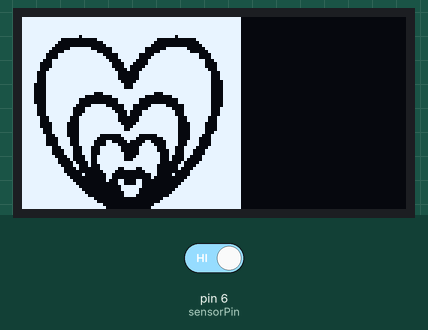
Recording of a sketch running on a simulated Arduino Uno, built with avr-gcc and run on an emulated ATmega328P. Parts: 128×64 one-colour display. The inputs (shaded band) are chosen by the test bench; at power-on: pin 6 (sensorPin) LOW. What the sketch prints to the serial monitor is not drawn.

1.3 s: pin 6 (sensorPin) driven HIGH
Above: at 41.8 s.
Timing chart, 0 to 42.9 s (numbered marks = the images above; inputs shaded):
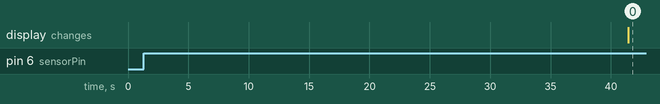

Measured:
- after the input at 1.3 s, the display: changes after 40.1 s (image 0)

The sketch:

rentihongwaiaixin.ino
```cpp
#define  sensorPin  6
#include <U8glib.h>
U8GLIB_SSD1306_128X64 u8g(U8G_I2C_OPT_NONE);  // HW SPI Com: CS = 10, A0 = 9 (Hardware Pins are  SCK = 13 and MOSI = 11)
//-------字体设置，大、中、小
int state;
void setup()
{
  pinMode(sensorPin, INPUT);
  Serial.begin(9600);
}
void loop()
{
  state = digitalRead(sensorPin);
  Serial.println(state);
  if (state == 1)
   {    u8g.firstPage();
    do {
      delay(5000);
static unsigned char u8g_logo_bits[] U8G_PROGMEM = {
0xFF,0xFF,0xFF,0xFF,0xFF,0xFF,0xFF,0xFF,0xFF,0xFF,0xFF,0xFF,0xFF,0xFF,0xFF,0xFF,
0xFF,0xFF,0xFF,0xFF,0xFF,0xFF,0xFF,0xFF,0xFF,0xFF,0xFF,0xFF,0xFF,0xFF,0xFF,0xFF,
0xFF,0xFF,0xFF,0xFF,0xFF,0xFF,0xFF,0xFF,0xFF,0xFF,0xFF,0xFF,0xFF,0xFF,0xFF,0xFF,
0xFF,0xFF,0xFF,0xFF,0xFF,0xFF,0xFF,0xFF,0xFF,0xFF,0xFF,0xFF,0xFF,0xFF,0xF7,0xFF,
0xFF,0xFF,0xF7,0xFF,0xFF,0xFF,0xFF,0x1F,0x00,0xFE,0xFF,0x1F,0x00,0xFC,0xFF,0xFF,
0xFF,0x0F,0x00,0xF8,0xFF,0x0F,0x00,0xF8,0xFF,0xFF,0xFF,0x07,0x00,0xF0,0xFF,0x07,
0x00,0xF0,0xFF,0xFF,0xFF,0x03,0x7F,0xC0,0xFF,0x01,0x7F,0xE0,0xFF,0xFF,0xFF,0xC1,
0xFF,0xC1,0xFF,0xC1,0xFF,0xC0,0xFF,0xFF,0xFF,0xF0,0xFF,0x07,0x7F,0xF0,0xFF,0x87,
0xFF,0xFF,0xFF,0xF0,0xFF,0x0F,0x7F,0xF8,0xFF,0x87,0xFF,0xFF,0x7F,0xFC,0xFF,0x1F,
0x3E,0xFC,0xFF,0x1F,0xFF,0xFF,0x3F,0xFC,0xFF,0x3F,0x1C,0xFC,0xFF,0x1F,0xFE,0xFF,
0x3F,0xFC,0xFF,0x3F,0x0C,0xFE,0xFF,0x1F,0xFE,0xFF,0x3F,0xFE,0xFF,0x7F,0x08,0xFF,
0xFF,0x3F,0xFE,0xFF,0x1F,0xFF,0xFF,0xFF,0x80,0xFF,0xFF,0x7F,0xFC,0xFF,0x1F,0xFF,
0xFF,0xFF,0x80,0xFF,0xFF,0x7F,0xFC,0xFF,0x1F,0xFF,0xFF,0xFF,0x80,0xFF,0xFF,0x7F,
0xFC,0xFF,0x1F,0xFF,0xFF,0xFF,0xC1,0xFF,0xFF,0x7F,0xF8,0xFF,0x0F,0xFF,0xFF,0xFF,
0xE3,0xFF,0xFF,0x7F,0xF8,0xFF,0x0F,0xFF,0xFF,0xFF,0xE3,0xFF,0xFF,0x7F,0xF8,0xFF,
0x0F,0xFF,0xFF,0xFF,0xFF,0xFF,0xFF,0x7F,0xF8,0xFF,0x0F,0xFF,0xFF,0xF8,0xFF,0x8F,
0xFF,0x7F,0xF8,0xFF,0x0F,0xFF,0x1F,0xC0,0xFF,0x01,0xFC,0x7F,0xF8,0xFF,0x0F,0xFF,
0x07,0x00,0x7F,0x00,0xF0,0x7F,0xF8,0xFF,0x0F,0xFF,0x07,0x00,0x7F,0x00,0xF0,0x7F,
0xF8,0xFF,0x1F,0xFF,0x83,0x0F,0x1C,0xF8,0xC0,0x7F,0xF8,0xFF,0x1F,0xFF,0xE1,0x3F,
0x1C,0xFC,0xC3,0x7F,0xFC,0xFF,0x1F,0xFF,0xE1,0x7F,0x08,0xFF,0xC7,0x7F,0xFC,0xFF,
0x1F,0xFF,0xF1,0xFF,0x08,0xFF,0xC7,0x7F,0xFC,0xFF,0x3F,0xFE,0xF8,0xFF,0x80,0xFF,
0x8F,0x3F,0xFE,0xFF,0x3F,0xFE,0xF8,0xFF,0x80,0xFF,0x8F,0x3F,0xFE,0xFF,0x3F,0x7C,
0xF8,0xFF,0xC1,0xFF,0x0F,0x1F,0xFE,0xFF,0x3F,0x7C,0xF8,0xFF,0xE3,0xFF,0x0F,0x1F,
0xFE,0xFF,0x7F,0x7C,0xF8,0xFF,0xF3,0xFF,0x0F,0x1F,0xFE,0xFF,0x7F,0x7C,0xF8,0xFF,
0xFF,0xFF,0x0F,0x1F,0xFF,0xFF,0xFF,0x78,0xF8,0x03,0x7E,0xE0,0x0F,0x8F,0xFF,0xFF,
0xFF,0xF0,0xF8,0x01,0x3C,0x80,0x0F,0x87,0xFF,0xFF,0xFF,0xF0,0xF8,0x30,0x08,0x06,
0x8F,0x87,0xFF,0xFF,0xFF,0xF0,0xF8,0xF0,0x00,0x0F,0x8F,0x87,0xFF,0xFF,0xFF,0xE3,
0x71,0xFC,0x81,0x1F,0xC7,0xC3,0xFF,0xFF,0xFF,0xC3,0x71,0xFC,0x81,0x1F,0xC6,0xE1,
0xFF,0xFF,0xFF,0xC3,0x71,0xFC,0x83,0x3F,0xC6,0xE1,0xFF,0xFF,0xFF,0x87,0x61,0xFE,
0xC3,0x3F,0xC2,0xF0,0xFF,0xFF,0xFF,0x0F,0x61,0xFE,0xE3,0x3F,0x42,0xF0,0xFF,0xFF,
0xFF,0x0F,0x42,0xFE,0xFF,0x3F,0x20,0xF8,0xFF,0xFF,0xFF,0x1F,0x46,0xFC,0xFF,0x1F,
0x30,0xFC,0xFF,0xFF,0xFF,0x3F,0x04,0xFC,0x3C,0x1F,0x10,0xFE,0xFF,0xFF,0xFF,0x3F,
0x00,0x78,0x00,0x1E,0x00,0xFF,0xFF,0xFF,0xFF,0x7F,0x10,0x30,0x00,0x18,0x04,0xFF,
0xFF,0xFF,0xFF,0xFF,0x00,0x30,0x00,0x08,0x80,0xFF,0xFF,0xFF,0xFF,0xFF,0x01,0x10,
0xC3,0x00,0xC0,0xFF,0xFF,0xFF,0xFF,0xFF,0x03,0x00,0xC3,0x00,0xE0,0xFF,0xFF,0xFF,
0xFF,0xFF,0x07,0x00,0xFE,0x00,0xF0,0xFF,0xFF,0xFF,0xFF,0xFF,0x0F,0x00,0x7E,0x00,
0xF8,0xFF,0xFF,0xFF,0xFF,0xFF,0x1F,0x00,0x7C,0x00,0xFC,0xFF,0xFF,0xFF,0xFF,0xFF,
0x3F,0x00,0x3C,0x00,0xFE,0xFF,0xFF,0xFF,0xFF,0xFF,0xFF,0x00,0x00,0x80,0xFF,0xFF,
0xFF,0xFF,0xFF,0xFF,0xFF,0x01,0x00,0xC0,0xFF,0xFF,0xFF,0xFF,0xFF,0xFF,0xFF,0x07,
0x00,0xF0,0xFF,0xFF,0xFF,0xFF,0xFF,0xFF,0xFF,0x0F,0x00,0xF8,0xFF,0xFF,0xFF,0xFF,
0xFF,0xFF,0xFF,0x0F,0x00,0xF8,0xFF,0xFF,0xFF,0xFF,0xFF,0xFF,0xFF,0x7F,0x00,0xFE,
0xFF,0xFF,0xFF,0xFF,0xFF,0xFF,0xFF,0xFF,0x80,0xFF,0xFF,0xFF,0xFF,0xFF,0xFF,0xFF,
0xFF,0xFF,0xF3,0xFF,0xFF,0xFF,0xFF,0xFF,0xFF,0xFF,0xFF,0xFF,0xFF,0xFF,0xFF,0xFF,
0xFF,0xFF,0xFF,0xFF,0xFF,0xFF,0xFF,0xFF,0xFF,0xFF,0xFF,0xFF,0xFF,0xFF,0xFF,0xFF,
0xFF,0xFF,0xFF,0xFF,0xFF,0xFF,0xFF,0xFF,0xFF,0xFF,0xFF,0xFF,0xFF,0xFF,0xFF,0xFF,//C:\Users\yzzjlmys\Desktop\爱心（自己画的）.bmp0

 };


long timer;

int pkj=0;


  u8g.setFont(u8g_font_7x14);

  u8g.setPrintPos(pkj, 64);

  u8g.drawXBMP( 0, 0, 73, 72, u8g_logo_bits);

    }while( u8g.nextPage() );
  delay(500);
}
}
```
